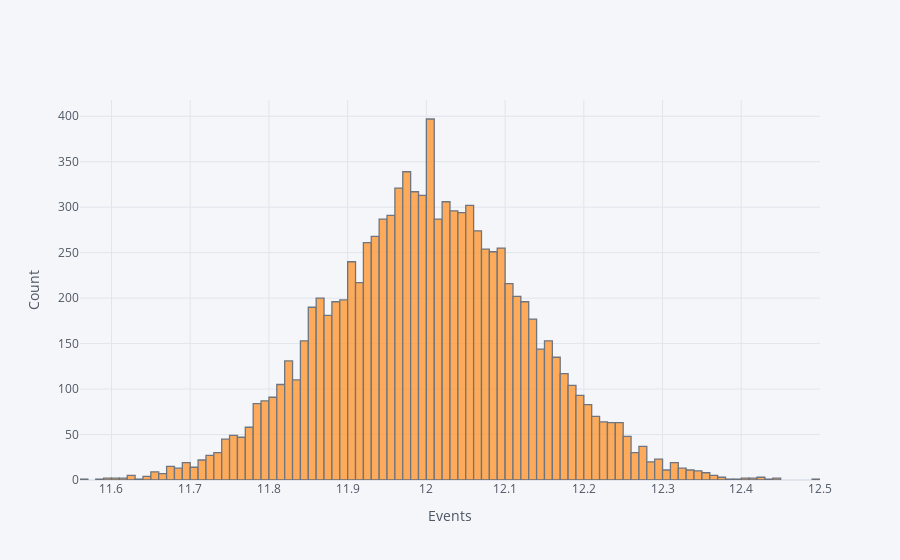

Notebook cell for this chart:
### Code cell
plot_hist(avg)

### Figure 1 — Plotly figure (JSON) as saved in the notebook; plotly's stock layout.template omitted (floating-point values rounded to 4 significant figures; data arrays with more than 128 entries replaced by an {"elided": "..."} marker saying what was removed)
{"data": [{"histfunc": "count", "histnorm": "", "marker": {"color": "rgba(255, 153, 51, 1.0)", "line": {"color": "#4D5663", "width": 1.3}}, "name": "0", "opacity": 0.8, "orientation": "v", "type": "histogram", "x": {"elided": "10000 float values"}}], "layout": {"barmode": "overlay", "legend": {"bgcolor": "#F5F6F9", "font": {"color": "#4D5663"}}, "paper_bgcolor": "#F5F6F9", "plot_bgcolor": "#F5F6F9", "title": {"font": {"color": "#4D5663"}}, "xaxis": {"gridcolor": "#E1E5ED", "showgrid": true, "tickfont": {"color": "#4D5663"}, "title": {"font": {"color": "#4D5663"}, "text": "Events"}, "zerolinecolor": "#E1E5ED"}, "yaxis": {"gridcolor": "#E1E5ED", "showgrid": true, "tickfont": {"color": "#4D5663"}, "title": {"font": {"color": "#4D5663"}, "text": "Count"}, "zerolinecolor": "#E1E5ED"}}}
